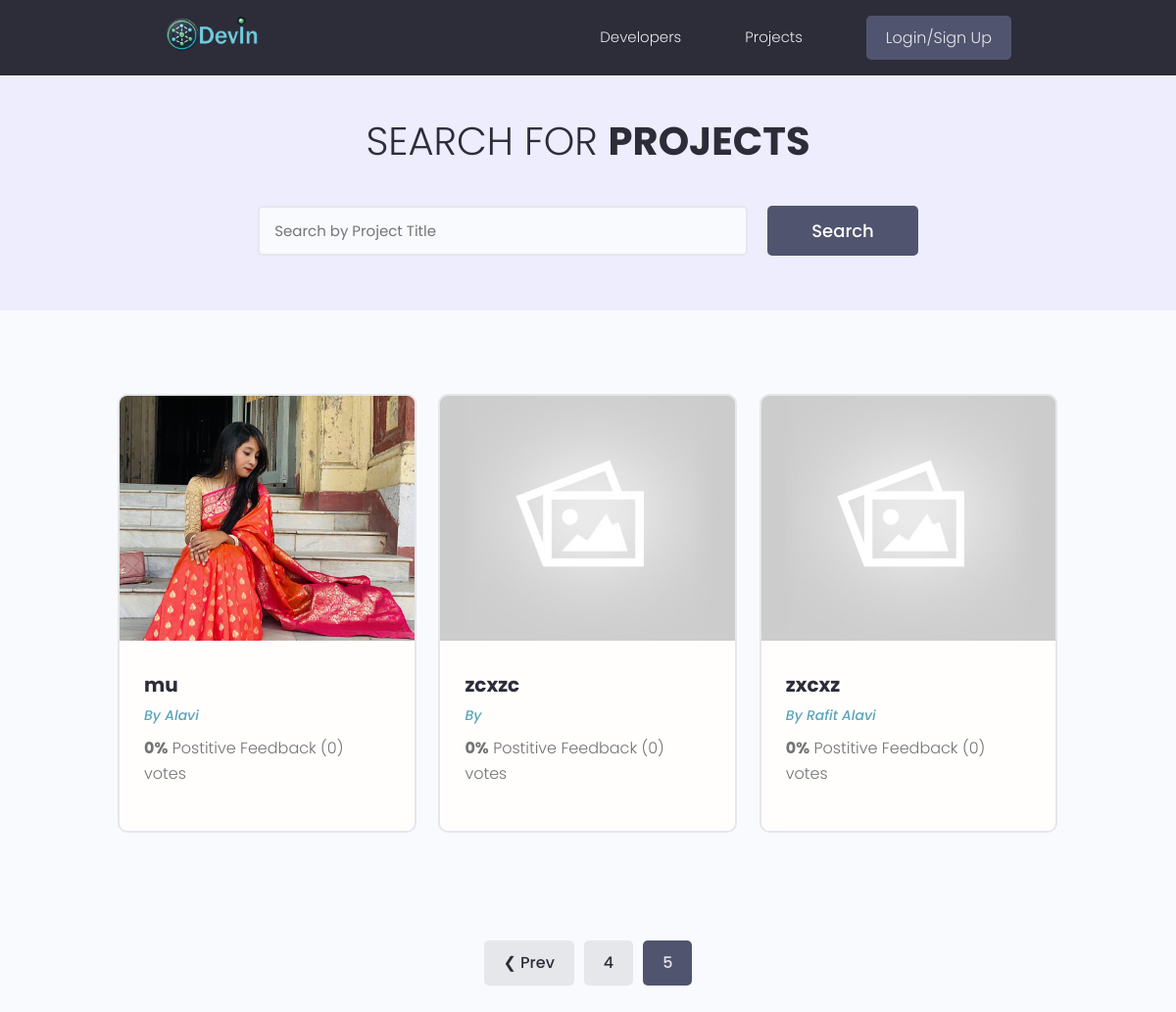
The page /projects/?page=5 on the database as committed earlier.
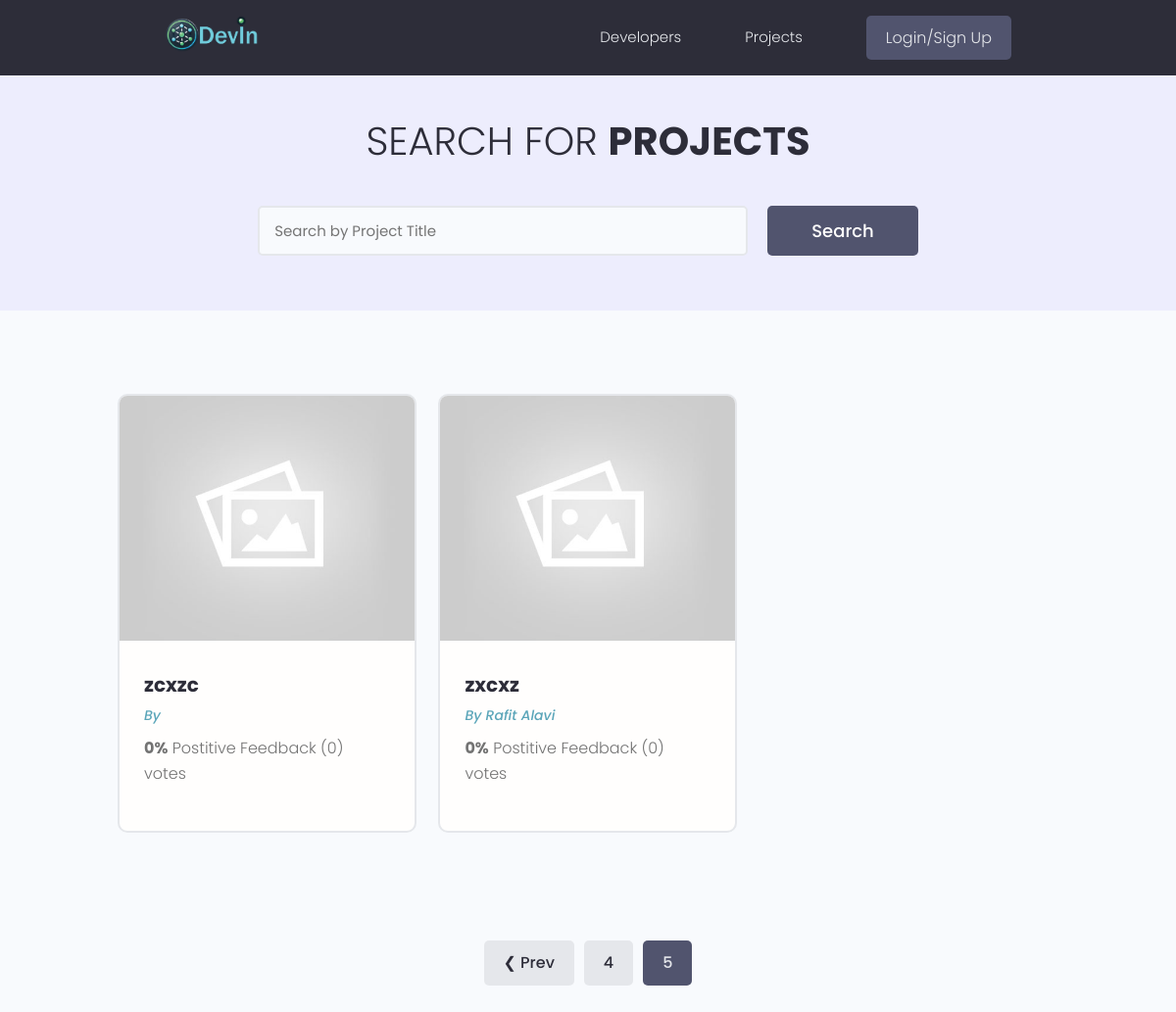
The same page on the database as committed later.
### projects/models.py (models this page shows, shortened)
class Project(models.Model):
    owner = models.ForeignKey(Profile, null=True,blank=True, on_delete=models.SET_NULL)#profile connected to project model
    title = models.CharField(max_length=200)
    description = models.TextField(null=True, blank=True)  # This means the field can be empty in the database, and null can be submitted
    featured_image = models.ImageField(null=True, blank=True ,default='default.jpg')
    demo_link = models.CharField(max_length=2000, null=True, blank=True)
    source_link = models.CharField(max_length=2000, null=True, blank=True)
    tags = models.ManyToManyField('Tag', blank=True)
    vote_total = models.IntegerField(default=0 , null=True,blank=True)
    vote_ratio = models.IntegerField(default=0 , null=True,blank=True)
    created = models.DateField(auto_now_add=True)
    id = models.UUIDField(default=uuid.uuid4, unique=True, primary_key=True, editable=False)  # Primary key
    class Meta:
          ordering = ['-vote_ratio','-vote_total','title']

### users/models.py (models this page shows, shortened)
class Profile(models.Model):
    user = models.OneToOneField(User, on_delete=models.CASCADE, null=True, blank=True) #conecting user to prfile
    name = models.CharField(max_length=200, blank=True, null=True)
    email = models.EmailField(max_length=500, blank=True, null=True)
    username = models.CharField(max_length=200, blank=True, null=True)
    location = models.CharField(max_length=200, blank=True, null=True)
    short_intro = models.CharField(max_length=200, blank=True, null=True)
    bio = models.TextField(blank=True, null=True)
    profile_image = models.ImageField(blank=True, null=True, upload_to='profiles/', default="profiles/user-default.png")
    social_github = models.CharField(max_length=200, blank=True, null=True)
    social_linkedin = models.CharField(max_length=200, blank=True, null=True)
    social_twiiter = models.CharField(max_length=200, blank=True, null=True)
    social_facebook = models.CharField(max_length=200, blank=True, null=True)
    social_website = models.CharField(max_length=200, blank=True, null=True)
    created = models.DateField(auto_now_add=True)
    id = models.UUIDField(default=uuid.uuid4, unique=True, primary_key=True, editable=False)

### projects/views.py (the view)
# urls.py: path('projects/',include('projects.urls')),
def projects(request):
    projects, search_query = SearchProject(request)
    custom_range, projects = paginationProjects(request, projects, 3)
    context = {
        'projects': projects,
        'search_query': search_query,
        'custom_range': custom_range
    }
    return render(request, 'projects/projects.html', context)

### projects/utils.py (called while the page is built)
def paginationProjects(request, projects, results):
    page = request.GET.get('page', 1)  # Default to page 1 if 'page' is not provided
    paginator = Paginator(projects, results)
    try:
        projects = paginator.page(page)
    except PageNotAnInteger:
        page = 1
        projects = paginator.page(page)
    except EmptyPage:
        page = paginator.num_pages
        projects = paginator.page(page)
    left_index = max(1, int(page) - 1)
    right_index = min(int(page) + 2, paginator.num_pages + 1)
    custom_range = range(left_index, right_index)
    return custom_range, projects

def SearchProject(request):
    search_query = ''  # Default will be no value
    if request.GET.get('search_query'):
        search_query = request.GET.get('search_query')
    tags = Tag.objects.filter(name__icontains=search_query)
    projects = Project.objects.distinct().filter(
        Q(title__icontains=search_query) |
        Q(description__icontains=search_query) |
        Q(tags__in=tags) |  # Updated to use 'tags__in'
        Q(owner__name__icontains=search_query)
    )
    return projects, search_query

### projects/templates/projects/projects.html (shortened to what this page needs)
{% extends 'main.html' %}
{% block content %}
 <main class="projects">
     <section class="hero-section text-center">
       <div class="container container--narrow">
         <div class="hero-section__box">
           <h2>Search for <span>Projects</span></h2>
         </div>
         <div class="hero-section__search">
           <form class="form" id="searchForm" action="{% url 'projects' %}" method="get">
             <div class="form__field">
               <input class="input input--text" id="formInput#search" type="text" name="search_query"
                 placeholder="Search by Project Title" />
             </div>
             <input class="btn btn--sub btn--lg" type="submit" value="Search" />
           </form>
         </div>
       </div>
     </section>
     <section class="projectsList">
       <div class="container">
         <div class="grid grid--three">
          {% for project in projects %}
           <div class="column">
             <div class="card project">
               <a href="{% url 'project' project.id %}" class="project">
                 <img class="project__thumbnail" src="{{ project.featured_image.url }}" alt="project thumbnail" />
                 <div class="card__body">
                   <h3 class="project__title">{{project.title}}</h3>
                   <p><a class="project__author" href="{% url 'user-profile' project.id %}">By {{project.owner.name}}</a></p>
                   <p class="project--rating">
                     <span style="font-weight: bold;">{{project.vote_ratio}}%</span> Postitive
                     Feedback ({{ project.vote_total }}) vote{{ project.vote_total|pluralize:"s" }}
                   </p>
                 </div>
               </a>
             </div>
           </div>
           {% endfor %}
         </div>
       </div>
     </section>
     {% include 'pagination.html' with queryset=projects custom_range=custom_range %}
   </main>
{% endblock %}

Rows that differ between the two databases and show on the page:
removed Project: featured_image (picture), title "mu", owner.name "Alavi", vote_ratio "0", vote_total "0"
